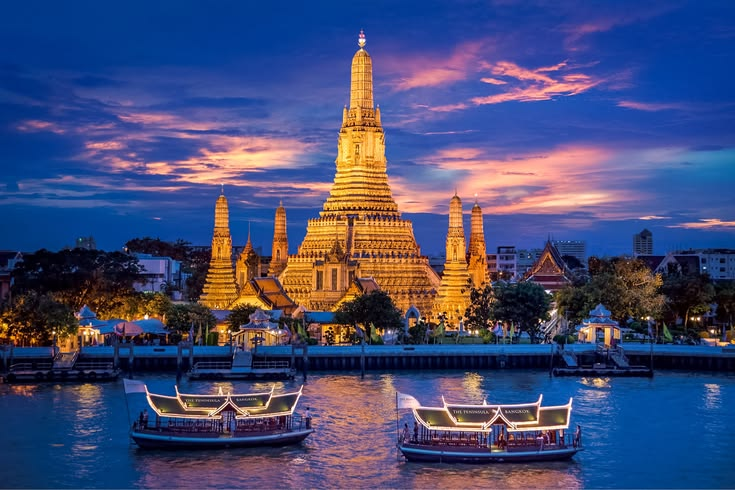
#> input picture assets/2 Semaines en Thaïlande _ Que Faire et Voir + Conseils _ Itinéraire 2026.jpg, 735 x 490 px
$ python -i photo_focus.py   (imports and definitions only)   (older library calls are emulated)
#> lines starting #> are read from the running program, lines starting #| are printed output that depends on the picture
"""Find where the subject of each site photo is, so cropped cards and heroes keep faces and tall subjects in frame.

Writes research/photo-focus-candidates.json: { "/assets/photos/.../x.webp": "X% Y%" } for photos whose focus looks off-centre.
Detection is rough (textures and carvings pass as faces), so look at each candidate and copy the good ones into
content/photo-focus.json, which tools/build.mjs turns into object-position on every <img> (/sm/ copies share the entry).
Using the focus point itself as object-position keeps it visible at the same relative spot in any box shape.

- faces (frontal and profile, people and statues) win
- portrait and square photos without a face: the top of the subject (first row with detail below the sky)
- anything else stays centred
Run: python tools/photo_focus.py
"""
import json
import pathlib

import cv2
import numpy as np

ROOT = pathlib.Path(__file__).resolve().parent.parent
OUT = ROOT / "research" / "photo-focus-candidates.json"
CHECKED = ROOT / "content" / "photo-focus.json"
CASCADES = [cv2.CascadeClassifier(cv2.data.haarcascades + c) for c in ("haarcascade_frontalface_default.xml", "haarcascade_profileface.xml")]


def faces(gray):
    h, w = gray.shape
    found = []
    for i, cc in enumerate(CASCADES):
        for flip in (False, True) if i else (False,):
            g = cv2.flip(gray, 1) if flip else gray
            for x, y, fw, fh in cc.detectMultiScale(g, 1.1, 7, minSize=(max(24, w // 30),) * 2):
                found.append((w - x - fw if flip else x, y, fw, fh))
    return found


def subject_top(gray):
    """First row (0..1) where detail starts, scanning down from the top; 0 when the subject touches the top edge."""
    gy = np.abs(cv2.Sobel(cv2.GaussianBlur(gray, (5, 5), 0), cv2.CV_32F, 0, 1)) + np.abs(cv2.Sobel(cv2.GaussianBlur(gray, (5, 5), 0), cv2.CV_32F, 1, 0))
    rows = cv2.blur(gy.mean(axis=1).reshape(-1, 1), (1, 9)).ravel()
    hit = np.nonzero(rows > 0.35 * rows.mean())[0]
    return hit[0] / len(rows) if len(hit) else 0.0


def focus(path):
    im = cv2.imread(str(path))
#> im is the input picture: shape (490, 735, 3); mean B, G, R 116.9, 75.9, 69.4
    if im is None:
        return None
    h, w = im.shape[:2]
#> h = 490; w = 735
    s = 640 / max(h, w)
#> s = 0.871
    gray = cv2.equalizeHist(cv2.cvtColor(cv2.resize(im, None, fx=s, fy=s, interpolation=cv2.INTER_AREA), cv2.COLOR_BGR2GRAY))
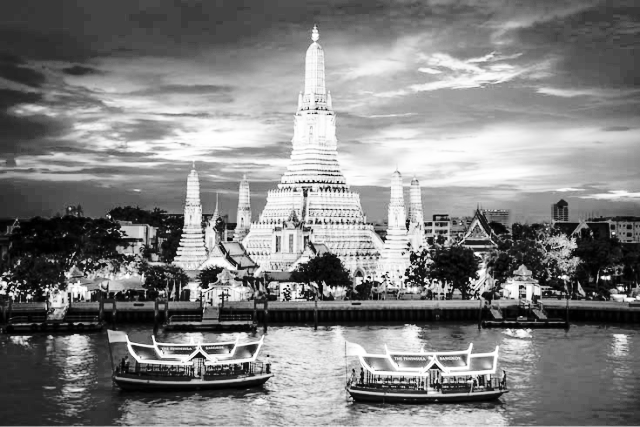
#> gray: shape (427, 640); min 0, max 255, mean 128.5
    gh, gw = gray.shape
#> gh = 427; gw = 640
    fs = faces(gray)
#> after the loop in faces, `for i, cc in enumerate(CASCADES):`: found = [(147, 245, 90, 90)]
#> fs = [(147, 245, 90, 90)]
    if fs:
        # the largest face and any face at least half its size
        big = max(f[2] for f in fs)
#> big = 90
        fs = [f for f in fs if f[2] >= big / 2]
        fx = sum(x + fw / 2 for x, y, fw, fh in fs) / len(fs) / gw
#> fx = 0.3
        fy = sum(y + fh / 2 for x, y, fw, fh in fs) / len(fs) / gh
#> fy = 0.679
        if abs(fx - 0.5) > 0.12 or abs(fy - 0.5) > 0.12:
            return round(fx * 100), round(fy * 100), "face"
        return None
    if w / h < 1.25:
        top = subject_top(gray)
        fy = min(0.5, top + 0.08)
        if fy < 0.38:
            return 50, round(fy * 100), "top"
    return None


def main():
    checked = json.loads(CHECKED.read_text(encoding="utf8")) if CHECKED.exists() else {}
    auto, kinds = {}, {"face": 0, "top": 0}
    for p in sorted((ROOT / "assets" / "photos").rglob("*.webp")):
        if "sm" in p.parts:
            continue
        key = "/" + p.relative_to(ROOT).as_posix()
        r = None if key in checked else focus(p)
        if r:
            auto[key] = f"{r[0]}% {r[1]}%"
            kinds[r[2]] += 1
    OUT.write_text(json.dumps(dict(sorted(auto.items())), indent=0), encoding="utf8")
    print(f"{len(auto)} candidates ({kinds['face']} by face, {kinds['top']} by subject top) in {OUT.relative_to(ROOT)}; {len(checked) - 1} already checked")


# [2 lines not run here, left out]

>>> result = focus('../assets/2 Semaines en Thaïlande _ Que Faire et Voir + Conseils _ Itinéraire 2026.jpg')
#> result = (30, 68, 'face')

$ run again, on assets/img-a02b9314.webp
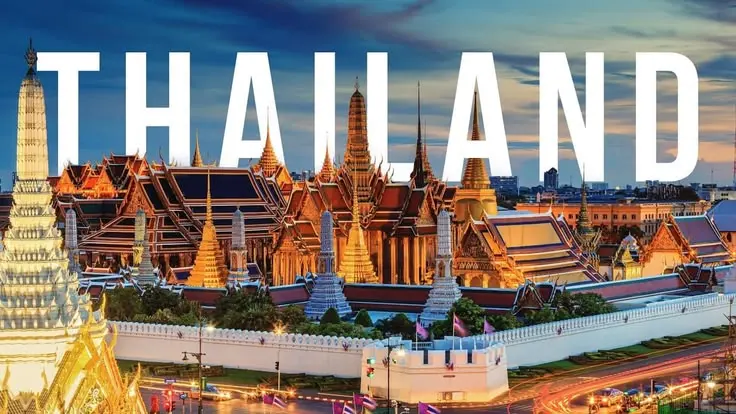
#> input picture assets/img-a02b9314.webp, 736 x 414 px
#> in focus, im is the input picture: shape (414, 736, 3); mean B, G, R 120.6, 127.8, 136.3
#> in focus, `gray = cv2.equalizeHist(cv2.cvtColor(cv2.resize(im, None, fx=s, fy=s, ..`:
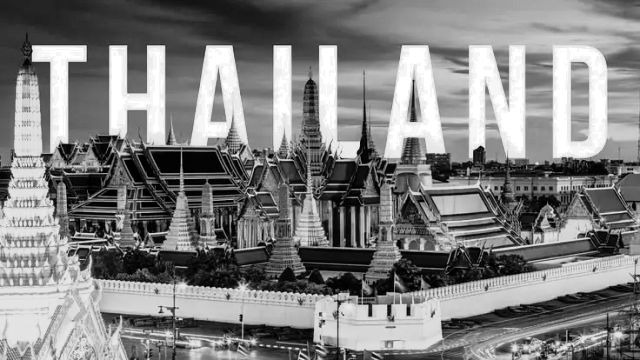
#> gray: shape (360, 640); min 0, max 255, mean 128.4
#> after the loop in faces, `for i, cc in enumerate(CASCADES):`: found = [(4, 167, 50, 50), (2, 184, 57, 57)]
#> big = 57
#> fx = 0.0465
#> fy = 0.562
#> result = (5, 56, 'face')

$ run again, on assets/img-e3d4227e.webp
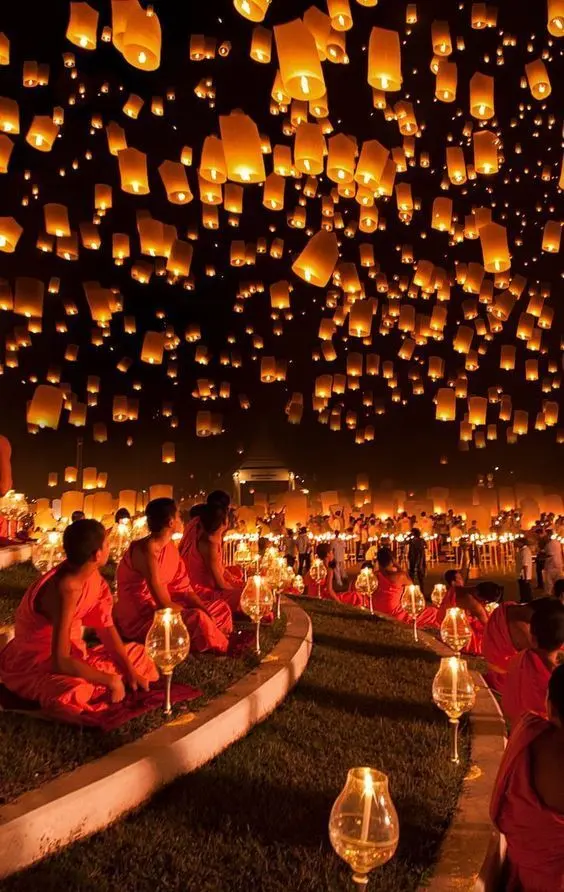
#> input picture assets/img-e3d4227e.webp, 564 x 892 px
#> in focus, im is the input picture: shape (892, 564, 3); mean B, G, R 17.3, 40.6, 94.5
#> in focus, `gray = cv2.equalizeHist(cv2.cvtColor(cv2.resize(im, None, fx=s, fy=s, ..`:
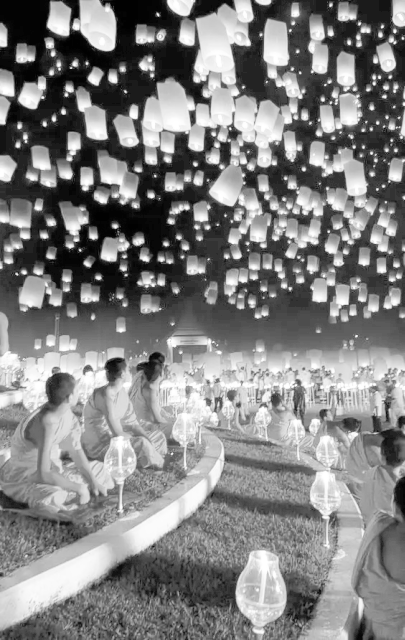
#> gray: shape (640, 405); min 0, max 255, mean 129
#> after the loop in faces, `for i, cc in enumerate(CASCADES):`: found = [(283, 419, 27, 27), (312, 436, 30, 30), (98, 437, 46, 46), (264, 81, 60, 60), (228, 554, 69, 69)]
#> in focus, `fs = faces(gray)`: fs has the same summary as found in faces
#> big = 69
#> in focus, `fs = [f for f in fs if f[2] >= big / 2]`: fs = [(98, 437, 46, 46), (264, 81, 60, 60), (228, 554, 69, 69)]
#> fx = 0.558
#> fy = 0.604
